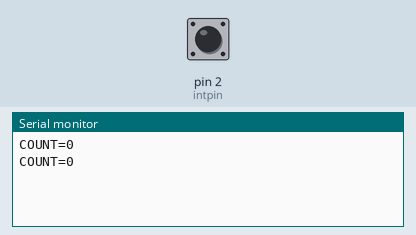
Recording of a sketch running on a simulated Arduino Uno, built with avr-gcc and run on an emulated ATmega328P. Shown: the last lines printed to the serial monitor. Inputs (shaded band) come from the test bench; at power-on: pin 2 (intpin) HIGH.

Above: at 1.2 s.
1.3 s: pin 2 (intpin) pulled LOW for 0.15 s
At 2.7 s:
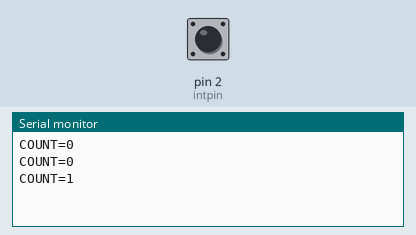
2.9 s: pin 2 (intpin) pulled LOW for 1 s
At 4.8 s:
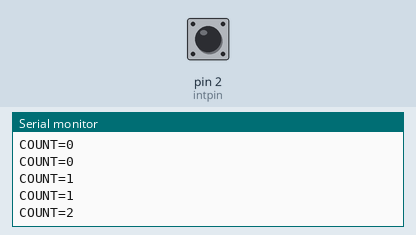
5.4 s: pin 2 (intpin) pulled LOW for 0.15 s
At 6.8 s:
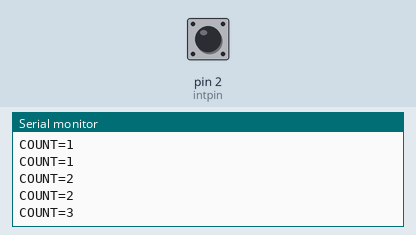
Timing chart, 0 to 8.4 s (numbered marks = the images above; inputs shaded):
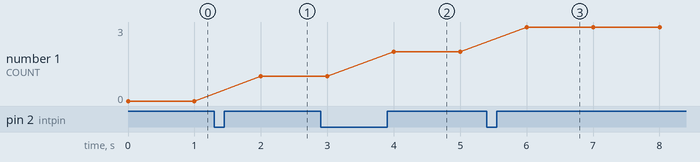

The sketch:

Photointerrupter_TEST.ino
```cpp
int intpin=2;
volatile int icnt=0;
boolean forward=true;

void myISR(){
  if (forward)
    icnt++;
  else
    icnt--;
}

void setup() {
  // put your setup code here, to run once:
  pinMode (intpin, INPUT_PULLUP) ;// define the photo interrupter sensor output interface
  attachInterrupt(digitalPinToInterrupt(intpin), myISR, RISING  );
  Serial.begin(9600);
}

int val;
void loop() {
  // put your main code here, to run repeatedly:
  Serial.print("COUNT=");
  Serial.print(icnt);
  Serial.println("");
  delay(1000);
}
```

Measured:
- after the input at 1.3 s, the serial monitor: prints a new line after 0.70 s (image 1)
- after the input at 2.9 s, the serial monitor: prints a new line after 1.1 s (image 2)
- after the input at 5.4 s, the serial monitor: prints a new line after 0.60 s (image 3)
- plotted number 1: 0 → 1 after the input at 1.3 s, 1 → 2 after the input at 2.9 s, 2 → 3 after the input at 5.4 s
